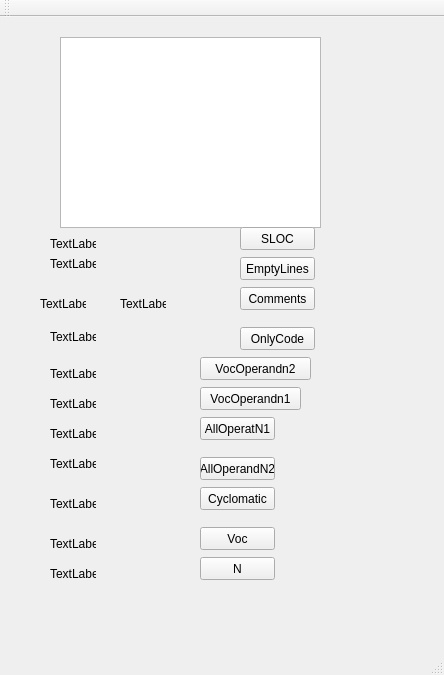
<?xml version="1.0" encoding="UTF-8"?>
<ui version="4.0">
 <class>MainWindow</class>
 <widget class="QMainWindow" name="MainWindow">
  <property name="geometry">
   <rect>
    <x>0</x>
    <y>0</y>
    <width>444</width>
    <height>675</height>
   </rect>
  </property>
  <property name="windowTitle">
   <string>MainWindow</string>
  </property>
  <widget class="QWidget" name="centralWidget">
   <widget class="QPlainTextEdit" name="plainTextEdit">
    <property name="geometry">
     <rect>
      <x>60</x>
      <y>20</y>
      <width>261</width>
      <height>191</height>
     </rect>
    </property>
   </widget>
   <widget class="QLabel" name="label">
    <property name="geometry">
     <rect>
      <x>50</x>
      <y>220</y>
      <width>46</width>
      <height>13</height>
     </rect>
    </property>
    <property name="text">
     <string>TextLabel</string>
    </property>
   </widget>
   <widget class="QPushButton" name="SLOC">
    <property name="geometry">
     <rect>
      <x>240</x>
      <y>210</y>
      <width>75</width>
      <height>23</height>
     </rect>
    </property>
    <property name="text">
     <string>SLOC</string>
    </property>
   </widget>
   <widget class="QPushButton" name="EmptyLines">
    <property name="geometry">
     <rect>
      <x>240</x>
      <y>240</y>
      <width>75</width>
      <height>23</height>
     </rect>
    </property>
    <property name="text">
     <string>EmptyLines</string>
    </property>
   </widget>
   <widget class="QLabel" name="label_2">
    <property name="geometry">
     <rect>
      <x>50</x>
      <y>240</y>
      <width>46</width>
      <height>13</height>
     </rect>
    </property>
    <property name="text">
     <string>TextLabel</string>
    </property>
   </widget>
   <widget class="QPushButton" name="Comments">
    <property name="geometry">
     <rect>
      <x>240</x>
      <y>270</y>
      <width>75</width>
      <height>23</height>
     </rect>
    </property>
    <property name="text">
     <string>Comments</string>
    </property>
   </widget>
   <widget class="QLabel" name="label_3">
    <property name="geometry">
     <rect>
      <x>40</x>
      <y>280</y>
      <width>46</width>
      <height>13</height>
     </rect>
    </property>
    <property name="text">
     <string>TextLabel</string>
    </property>
   </widget>
   <widget class="QLabel" name="label_4">
    <property name="geometry">
     <rect>
      <x>120</x>
      <y>280</y>
      <width>46</width>
      <height>13</height>
     </rect>
    </property>
    <property name="text">
     <string>TextLabel</string>
    </property>
   </widget>
   <widget class="QPushButton" name="OnlyCode">
    <property name="geometry">
     <rect>
      <x>240</x>
      <y>310</y>
      <width>75</width>
      <height>23</height>
     </rect>
    </property>
    <property name="text">
     <string>OnlyCode</string>
    </property>
   </widget>
   <widget class="QPushButton" name="VocOperandn2">
    <property name="geometry">
     <rect>
      <x>200</x>
      <y>340</y>
      <width>111</width>
      <height>23</height>
     </rect>
    </property>
    <property name="text">
     <string>VocOperandn2</string>
    </property>
   </widget>
   <widget class="QLabel" name="label_5">
    <property name="geometry">
     <rect>
      <x>50</x>
      <y>310</y>
      <width>46</width>
      <height>20</height>
     </rect>
    </property>
    <property name="text">
     <string>TextLabel</string>
    </property>
   </widget>
   <widget class="QLabel" name="label_6">
    <property name="geometry">
     <rect>
      <x>50</x>
      <y>350</y>
      <width>46</width>
      <height>13</height>
     </rect>
    </property>
    <property name="text">
     <string>TextLabel</string>
    </property>
   </widget>
   <widget class="QPushButton" name="VocOperandn1">
    <property name="geometry">
     <rect>
      <x>200</x>
      <y>370</y>
      <width>101</width>
      <height>23</height>
     </rect>
    </property>
    <property name="text">
     <string>VocOperandn1</string>
    </property>
   </widget>
   <widget class="QLabel" name="label_7">
    <property name="geometry">
     <rect>
      <x>50</x>
      <y>380</y>
      <width>46</width>
      <height>13</height>
     </rect>
    </property>
    <property name="text">
     <string>TextLabel</string>
    </property>
   </widget>
   <widget class="QLabel" name="label_8">
    <property name="geometry">
     <rect>
      <x>50</x>
      <y>410</y>
      <width>46</width>
      <height>13</height>
     </rect>
    </property>
    <property name="text">
     <string>TextLabel</string>
    </property>
   </widget>
   <widget class="QPushButton" name="AllOperatN1">
    <property name="geometry">
     <rect>
      <x>200</x>
      <y>400</y>
      <width>75</width>
      <height>23</height>
     </rect>
    </property>
    <property name="text">
     <string>AllOperatN1</string>
    </property>
   </widget>
   <widget class="QPushButton" name="AllOperandN2">
    <property name="geometry">
     <rect>
      <x>200</x>
      <y>440</y>
      <width>75</width>
      <height>23</height>
     </rect>
    </property>
    <property name="text">
     <string>AllOperandN2</string>
    </property>
   </widget>
   <widget class="QLabel" name="label_9">
    <property name="geometry">
     <rect>
      <x>50</x>
      <y>440</y>
      <width>46</width>
      <height>13</height>
     </rect>
    </property>
    <property name="text">
     <string>TextLabel</string>
    </property>
   </widget>
   <widget class="QLabel" name="label_10">
    <property name="geometry">
     <rect>
      <x>50</x>
      <y>480</y>
      <width>46</width>
      <height>13</height>
     </rect>
    </property>
    <property name="text">
     <string>TextLabel</string>
    </property>
   </widget>
   <widget class="QPushButton" name="Cyclomatic">
    <property name="geometry">
     <rect>
      <x>200</x>
      <y>470</y>
      <width>75</width>
      <height>23</height>
     </rect>
    </property>
    <property name="text">
     <string>Cyclomatic</string>
    </property>
   </widget>
   <widget class="QLabel" name="label_11">
    <property name="geometry">
     <rect>
      <x>50</x>
      <y>520</y>
      <width>46</width>
      <height>13</height>
     </rect>
    </property>
    <property name="text">
     <string>TextLabel</string>
    </property>
   </widget>
   <widget class="QPushButton" name="Voc">
    <property name="geometry">
     <rect>
      <x>200</x>
      <y>510</y>
      <width>75</width>
      <height>23</height>
     </rect>
    </property>
    <property name="text">
     <string>Voc</string>
    </property>
   </widget>
   <widget class="QLabel" name="label_12">
    <property name="geometry">
     <rect>
      <x>50</x>
      <y>550</y>
      <width>46</width>
      <height>13</height>
     </rect>
    </property>
    <property name="text">
     <string>TextLabel</string>
    </property>
   </widget>
   <widget class="QPushButton" name="N">
    <property name="geometry">
     <rect>
      <x>200</x>
      <y>540</y>
      <width>75</width>
      <height>23</height>
     </rect>
    </property>
    <property name="text">
     <string>N</string>
    </property>
   </widget>
  </widget>
  <widget class="QMenuBar" name="menuBar">
   <property name="geometry">
    <rect>
     <x>0</x>
     <y>0</y>
     <width>444</width>
     <height>18</height>
    </rect>
   </property>
  </widget>
  <widget class="QToolBar" name="mainToolBar">
   <attribute name="toolBarArea">
    <enum>TopToolBarArea</enum>
   </attribute>
   <attribute name="toolBarBreak">
    <bool>false</bool>
   </attribute>
  </widget>
  <widget class="QStatusBar" name="statusBar"/>
 </widget>
 <layoutdefault spacing="6" margin="11"/>
 <resources/>
 <connections/>
</ui>
